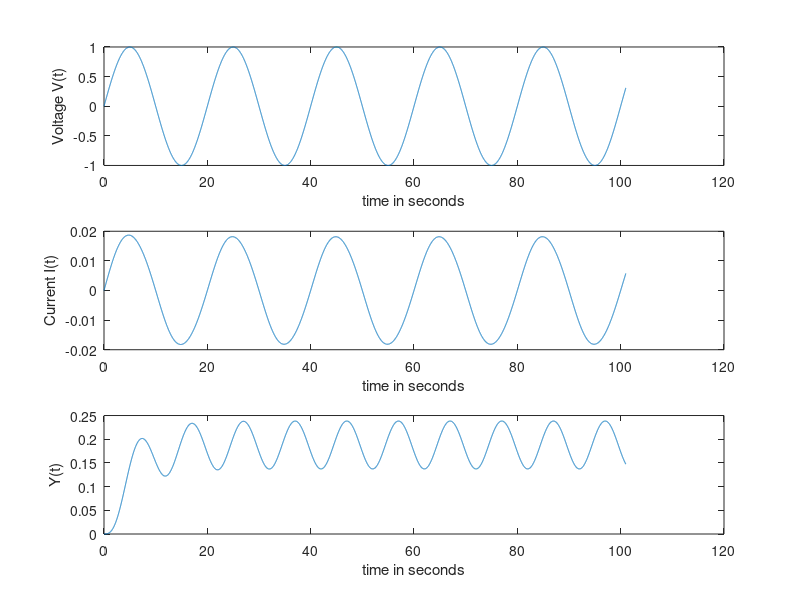
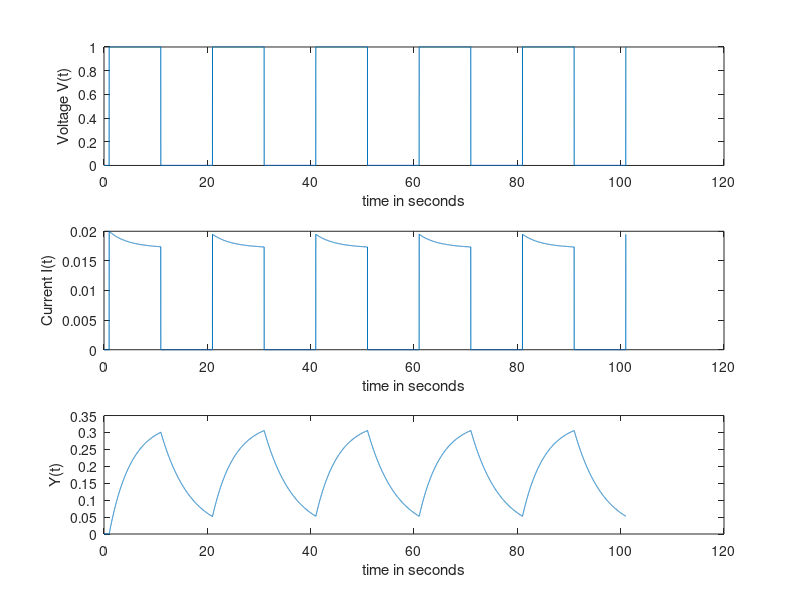

Source code (MATLAB) for these figures, in order:
clc
clear all
close all
T0= 20;
Y1(1)=0;
Y2(1)=0;
R0=50;
alpha=0.5;
beta=200;
h=1/100;
timeconstant=5.6770324;

% define voltage sources
fnc = @(y,v) -(1/timeconstant)*y + beta*((v^2)/(R0*(1+alpha*y))^2); % Function for the passing values in loop
t=0:1/100:101;
n1 = length(t);
for i = 1:n1;
    V1(i)= sin((pi/10)*t(i));
    V2(i)= (1+square(2*pi*0.05*(t(i)-1)))/2;
    
    if(i<n1) % for maintaining the number of columns in t and Y vectors
        Y1(i+1)=Y1(i)+h*fnc(Y1(i),V1(i));
        Y2(i+1)=Y2(i)+h*fnc(Y2(i),V2(i));
    end
    
    I1(i)= V1(i)/(R0*(1+alpha*Y1(i)));
    I2(i)= V2(i)/(R0*(1+alpha*Y2(i)));
    
end

subplot(3,1,1)
plot(t,V1)
ylabel('Voltage V(t)')
xlabel('time in seconds')

subplot(3,1,2)
plot(t,I1)
ylabel('Current I(t)')
xlabel('time in seconds')

subplot(3,1,3)
plot(t,Y1)
ylabel('Y(t)')
xlabel('time in seconds')

figure
subplot(3,1,1)
plot(t,V2)
ylabel('Voltage V(t)')
xlabel('time in seconds')

subplot(3,1,2)
plot(t,I2)
ylabel('Current I(t)')
xlabel('time in seconds')

subplot(3,1,3)
plot(t,Y2)
ylabel('Y(t)')
xlabel('time in seconds')
